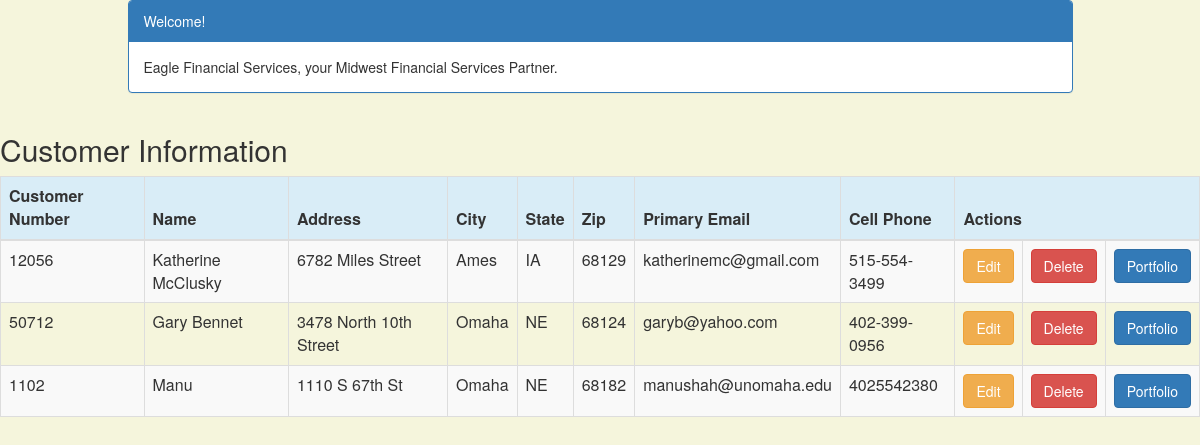
/customer_list (signed in), run on the app's committed database.
### portfolio/models.py (models this page shows, shortened)
class Customer(models.Model):
    name = models.CharField(max_length=50)
    address = models.CharField(max_length=200)
    cust_number = models.IntegerField(blank=False, null=False)
    city = models.CharField(max_length=50)
    state = models.CharField(max_length=50)
    zipcode = models.CharField(max_length=10)
    email = models.EmailField(max_length=200)
    cell_phone = models.CharField(max_length=50)
    created_date = models.DateTimeField(
        default=timezone.now)
    updated_date = models.DateTimeField(auto_now_add=True)

### portfolio/views.py (the view)
# urls.py: path('customer_list', views.customer_list, name='customer_list'),
@login_required
def customer_list(request):
    customer = Customer.objects.filter(created_date__lte=timezone.now())
    return render(request, 'portfolio/customer_list.html', {'customers': customer})

### portfolio/templates/portfolio/customer_list.html (shortened to what this page needs)
{% block content %}
    <html>
    <head>
        <link rel="stylesheet" href="https://maxcdn.bootstrapcdn.com/bootstrap/3.3.4/css/bootstrap.min.css">
    </head>
    <body>
    <div class="container">
        <div class="row">
            <div class="col-md-10 col-md-offset-1">
                <div class="panel panel-primary">
                    <div class="panel-heading">Welcome!</div>
                    <div class="panel-body">
                        Eagle Financial Services, your Midwest Financial Services Partner.
                    </div>
                    </div>
            </div>
        </div>
    </div>
    <div class="row">
        <h2 style="padding-left: 15Px">Customer Information</h2>
    </div>
    <div>
        <table class="table table-striped table-bordered table-hover">
            <thead>
            <tr class="bg-info">
                <th>Customer Number</th>
                <th>Name</th>
                <th>Address</th>
                <th>City</th>
                <th>State</th>
                <th>Zip</th>
                <th>Primary Email</th>
                <th>Cell Phone</th>
                <th colspan="3">Actions</th>
            </tr>
            </thead>
            <tbody>
            {% for customer in customers %}
                <tr>
                    <td>{{ customer.cust_number }}</td>
                    <td>{{ customer.name }}</td>
                    <td>{{ customer.address }}</td>
                    <td>{{ customer.city }}</td>
                    <td>{{ customer.state }}</td>
                    <td>{{ customer.zipcode }}</td>
                    <td>{{ customer.email }}</td>
                    <td>{{ customer.cell_phone }}</td>
                    <td><a href="{% url 'portfolio:customer_edit' pk=customer.pk %}" class="btn btn-warning">Edit</a></td>
                     <td><a href="{% url 'portfolio:customer_delete' pk=customer.pk %}"
                           onclick="return confirm('Are you sure you want to delete?')"
                           class="btn btn-danger">Delete</a>
                    </td>
                    <td><a href=""
                           class="btn btn-primary">Portfolio</a>
                </tr>
            {% endfor %}
            </tbody>
        </table>
    </div>
  </body>
    </html>
{% endblock %}

### portfolio/templates/portfolio/customer_list.html (style rules this page uses)
body { background-color: beige; }

### data on the page
Customer: cust_number "12056", name "Katherine McClusky", address "6782 Miles Street", city "Ames", state "IA", zipcode "68129", email "katherinemc@gmail.com", cell_phone "515-554-3499"
Customer: cust_number "50712", name "Gary Bennet", address "3478 North 10th Street", city "Omaha", state "NE", zipcode "68124", email "garyb@yahoo.com", cell_phone "402-399-0956"
Customer: cust_number "1102", name "Manu", address "1110 S 67th St", city "Omaha", state "NE", zipcode "68182", email "manushah@unomaha.edu", cell_phone "4025542380"
